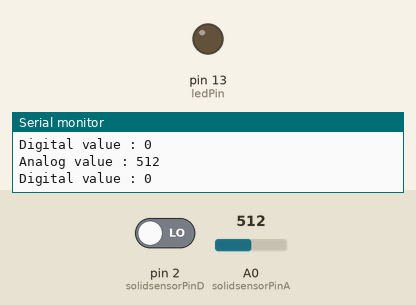
Simulated run of this sketch. Board: Arduino Uno, built with avr-gcc and run on an emulated ATmega328P. Shown: output pins drawn as LEDs (lit = HIGH), the last lines printed to the serial monitor. The inputs (shaded band) are chosen by the test bench; at power-on: A0 (solidsensorPinA) = 512, pin 2 (solidsensorPinD) LOW.

Above: at 2.8 s.
2.9 s: A0 (solidsensorPinA) set to 789
5.6 s: A0 (solidsensorPinA) set to 817
At 6.8 s:
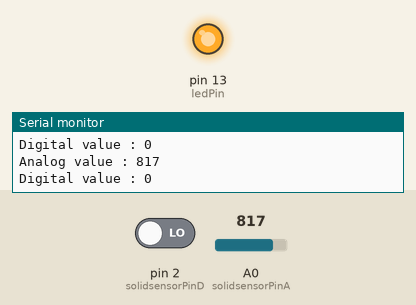
8.3 s: A0 (solidsensorPinA) set to 790
At 11.1 s:
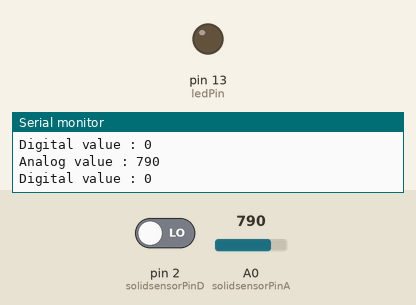
11.5 s: A0 (solidsensorPinA) set to 810
At 12.6 s:
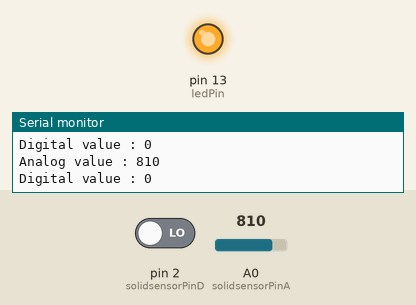
Timing chart, 0 to 14.5 s (numbered marks = the images above; inputs shaded):
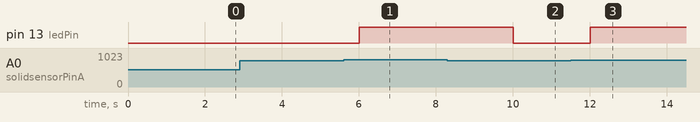

Measured:
- the behaviour switches between 800 and 801 on A0 (solidsensorPinA) (found by bisection; images 0 and 1)
- after the input at 5.6 s, pin 13 (ledPin): LOW → HIGH after 0.41 s
- after the input at 8.3 s, pin 13 (ledPin): HIGH → LOW after 1.7 s
- after the input at 11.5 s, pin 13 (ledPin): LOW → HIGH after 0.51 s

The sketch:

soil_sensor.ino
```cpp
int ledPin = 13;   // 오렌지 보드 13번 연결
int solidsensorPinA = A0;  // 아날로그 출력 핀 (AO).A0 핀에 연결
int solidsensorPinD = 2;   // 디지털 출력 핀 (DO).2 번 핀에 연결

void setup() {
  // put your setup code here, to run once:
  pinMode (ledPin, OUTPUT);    //13번 핀 출력으로 선택
  pinMode (solidsensorPinD, INPUT);    //2번 핀 출력으로 선택

  Serial.begin (9600);
  Serial.println("YL-69 sensor measure start");
  Serial.println();

}

void loop() {
  // 센서 모듈의 아날로그 출력 (AO)에 연결된 오렌지 보드의 A0핀을 읽어 analogValue 변수에 저장하고
  // 디지털 입력 (DO)에 연결된 오렌지 보드의 2번 핀을 읽어 digitalValue 변수에 저장한다.
  int analogValue = analogRead (solidsensorPinA);
  int digitalValue = digitalRead (solidsensorPinD);

  // 아날로그 출력 핀 값이 800보다 크면 수분이 부족한 것으로 판단하고
  // 오렌지 보드의 13번 led가 켜지고 수분이 검출되면 LED는 꺼진다.
  if (analogValue > 800) {
    digitalWrite (ledPin, HIGH);
  } else {
    digitalWrite (ledPin, LOW);
  }

  Serial.print("Analog value : ");
  Serial.println(analogValue);

  Serial.print("Digital value : ");
  Serial.println(digitalValue);
  Serial.println();

  delay (2000);

}
```
